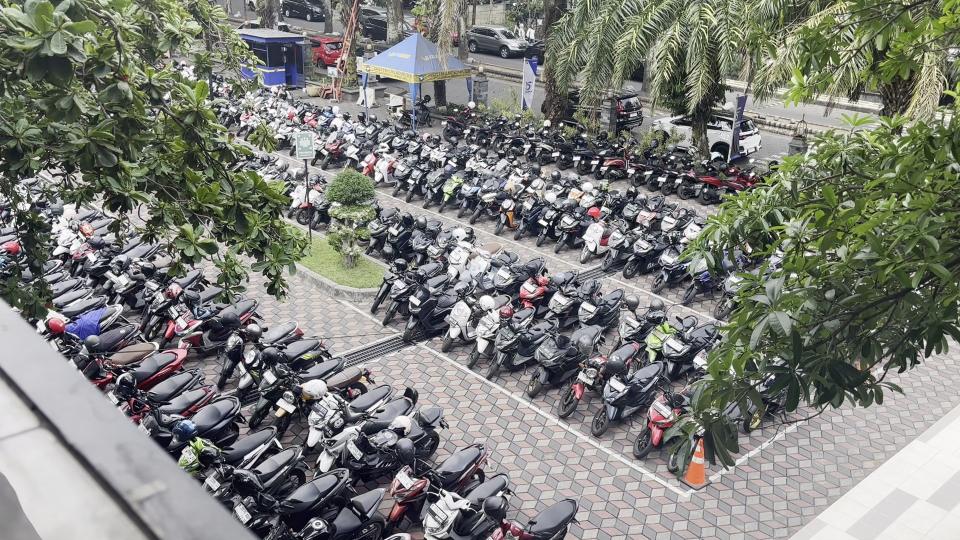
#> input picture data/annotations/references/20261103_morning_keiza.jpg, 1920 x 1080 px (shown at 1/2 size)
$ python -i train_rf_vs_xgb_v2.py   (imports and definitions only)   (older library calls are emulated)
#> lines starting #> are read from the running program, lines starting #| are printed output that depends on the picture
#> further down, picture is the input picture: shape (1080, 1920, 3); mean B, G, R 121.2, 127.2, 125.3
import json
import time
from pathlib import Path
import cv2
import joblib
import matplotlib
# [1 line not run here, left out]
import matplotlib.pyplot as plt
import numpy as np
import pandas as pd
from sklearn.ensemble import RandomForestClassifier
from xgboost import XGBClassifier

from train_rf_vs_xgb import apply_morphology, extract_pcd_features as extract_pcd_features_v1, predict_prob_map

DATA_DIR = Path("colab_export")
ROI_DIR = Path("data/annotations/roi")
REF_DIR = Path("data/annotations/references")
V1_DIR = Path("results/rf_vs_xgb")
OUT_DIR = Path("results/rf_vs_xgb_v2")
# [1 line not run here, left out]

BEV_SIZE = 600
FIT = 0.7

BEV_MAP = {
    "03-04-11-2026-afternoon-top-dinda": "20261104_afternoon_dinda",
    "04-04-11-2026-evening-top-keiza": "20261104_evening_keiza",
    "09-12-11-2026-morning-top-keiza": "20261112_morning_keiza",
    "08-10-11-2026-afternoon-rainy-top-tobi": "20261110_afternoonrain_tobi",
}

FEATURE_NAMES_V2 = [
    "H_shifted", "H_sin", "H_cos", "S", "V_clahe",
    "a_lab", "b_lab", "r_norm", "g_norm", "b_norm", "r_minus_b",
    "msr_v", "V_rel_31", "b_rel_31",
    "std_5", "std_11", "std_25", "std_11_a", "std_11_b", "std_11_S",
    "sobel_5", "sobel_15", "canny_11", "canny_21", "lap_11", "local_range_15",
]

CLAHE = cv2.createCLAHE(clipLimit=2.5, tileGridSize=(8, 8))
K_ELLIPSE_15 = cv2.getStructuringElement(cv2.MORPH_ELLIPSE, (15, 15))


def local_std(arr: np.ndarray, k: int) -> np.ndarray:
    """Compute local standard deviation over a k x k box window."""
    m = cv2.boxFilter(arr, -1, (k, k))
    m2 = cv2.boxFilter(arr * arr, -1, (k, k))
    return np.sqrt(np.maximum(m2 - m * m, 0.0))


def extract_pcd_features_v2(img_bgr: np.ndarray) -> np.ndarray:
    """Extract 26 occupancy-invariant, dusk-resilient classical PCD features."""
    hsv = cv2.cvtColor(img_bgr, cv2.COLOR_BGR2HSV)
#> hsv: shape (1080, 1920, 3); mean H, S, V 77.1, 41.9, 132.2
    h_raw = hsv[:, :, 0].astype(np.float32)
    h_shift = ((h_raw + 90.0) % 180.0) / 180.0
    h_rad = h_raw * (2.0 * np.pi / 180.0)
    h_sin = np.sin(h_rad)
    h_cos = np.cos(h_rad)

    s = hsv[:, :, 1].astype(np.float32) / 255.0
    v_raw = hsv[:, :, 2].astype(np.float32)
    v_clahe_u8 = cv2.medianBlur(CLAHE.apply(hsv[:, :, 2]), 5)
    v_clahe = v_clahe_u8.astype(np.float32) / 255.0

    # Purely chromatic Lab channels (exclude raw L_lab to avoid brightness shift)
    lab = cv2.cvtColor(img_bgr, cv2.COLOR_BGR2LAB).astype(np.float32) / 255.0
    a_lab, b_lab = lab[:, :, 1], lab[:, :, 2]

    # Normalized RGB chromaticity
    bgr_f = img_bgr.astype(np.float32)
    bgr_sum = bgr_f.sum(axis=2) + 1.0
    r_norm = bgr_f[:, :, 2] / bgr_sum
    g_norm = bgr_f[:, :, 1] / bgr_sum
    b_norm = bgr_f[:, :, 0] / bgr_sum
    r_minus_b = r_norm - b_norm

    # Multi-Scale Retinex on log(V+1) + local spatial contrast
    lv = np.log1p(v_raw)
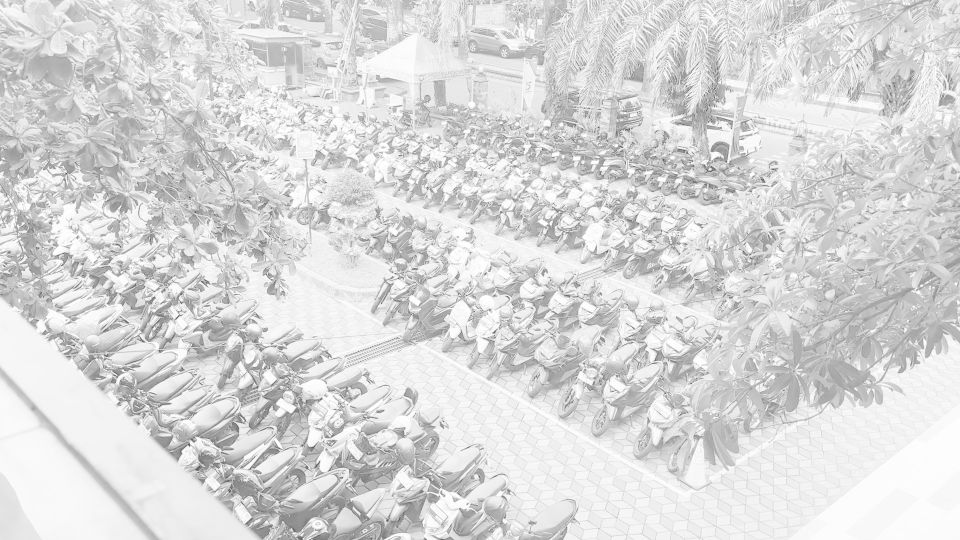
#> lv: shape (1080, 1920) float32 (shown at 1/2 size); min 0, max 5.55, mean 4.73; drawn with min black and max white
    msr_v = lv - (
        cv2.GaussianBlur(lv, (0, 0), 7)
        + cv2.GaussianBlur(lv, (0, 0), 21)
        + cv2.GaussianBlur(lv, (0, 0), 45)
    ) / 3.0
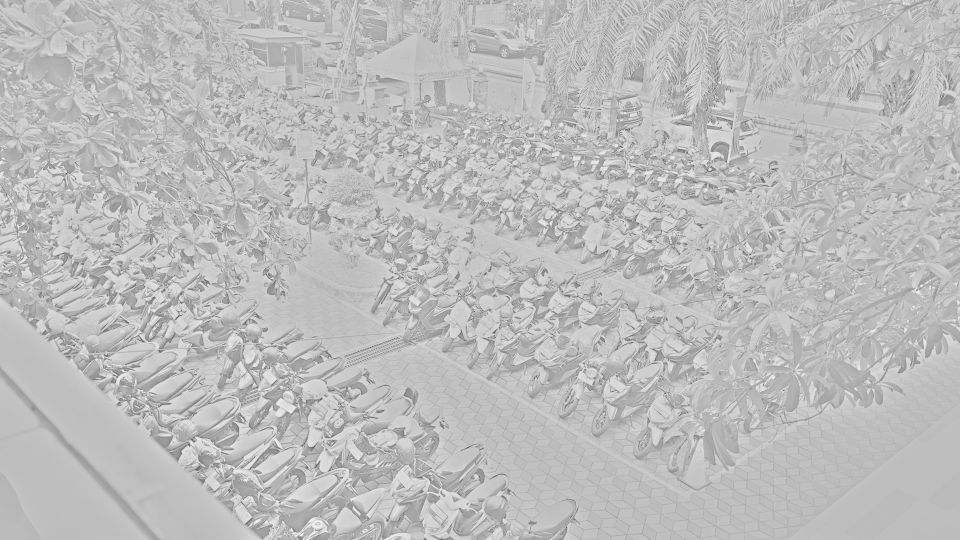
#> msr_v: shape (1080, 1920) float32 (shown at 1/2 size); min -4.94, max 1.73, mean -4.8e-06; drawn with min black and max white
    V_rel_31 = v_clahe - cv2.boxFilter(v_clahe, -1, (31, 31))
    b_rel_31 = b_lab - cv2.boxFilter(b_lab, -1, (31, 31))

    # Multi-scale texture on CLAHE V and chromaticity
    std_5 = local_std(v_clahe, 5)
    std_11 = local_std(v_clahe, 11)
    std_25 = local_std(v_clahe, 25)
    std_11_a = local_std(a_lab, 11)
    std_11_b = local_std(b_lab, 11)
#> in local_std (call 5), `m2 = cv2.boxFilter(arr * arr, -1, (k, k))`:
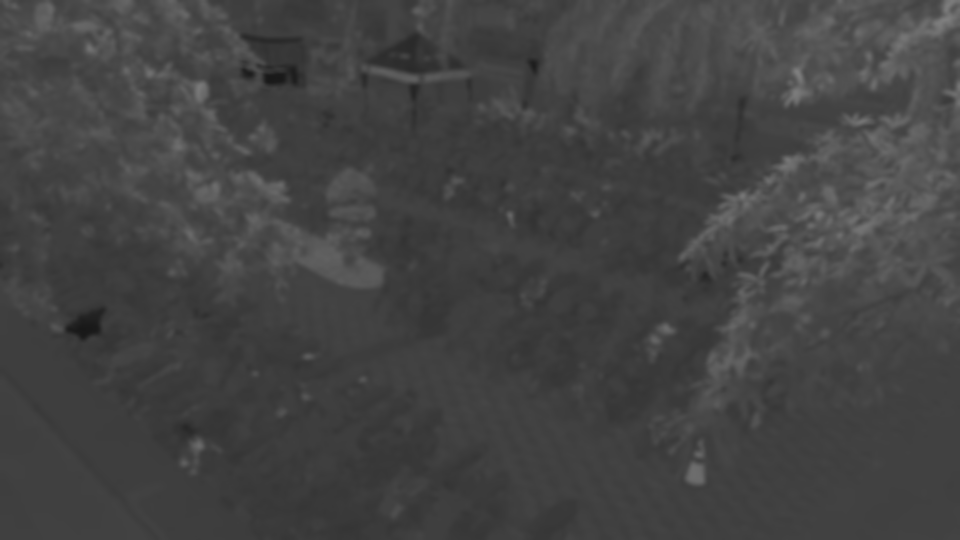
#> m2: shape (1080, 1920) float32 (shown at 1/2 size); min 0.0961, max 0.5, mean 0.266
    std_11_S = local_std(s, 11)

    # Gradient, edges, Laplacian & morphological local range
    gx = cv2.Sobel(v_clahe, cv2.CV_32F, 1, 0, ksize=3)
    gy = cv2.Sobel(v_clahe, cv2.CV_32F, 0, 1, ksize=3)
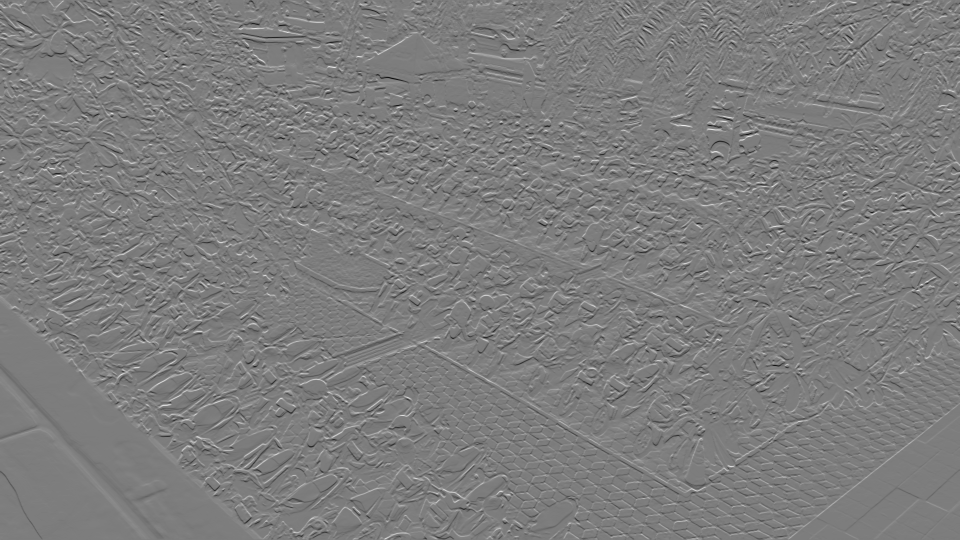
#> gy: shape (1080, 1920) float32 (shown at 1/2 size); min -3.39, max 3.49, mean 0.000561; drawn with min black and max white
    gmag = np.hypot(gx, gy)
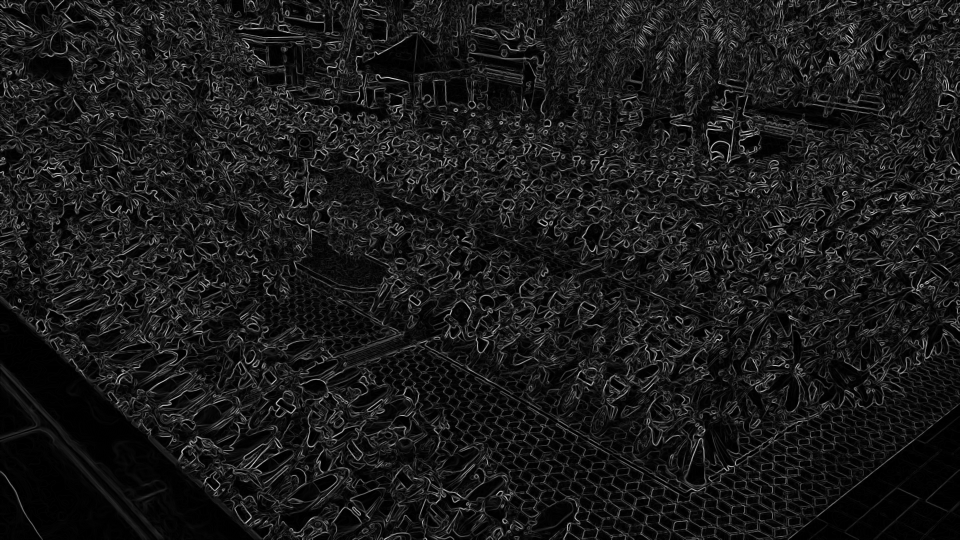
#> gmag: shape (1080, 1920) float32 (shown at 1/2 size); min 0, max 3.72, mean 0.382; drawn with min black and max white
    sobel_5 = cv2.boxFilter(gmag, -1, (5, 5))
    sobel_15 = cv2.boxFilter(gmag, -1, (15, 15))
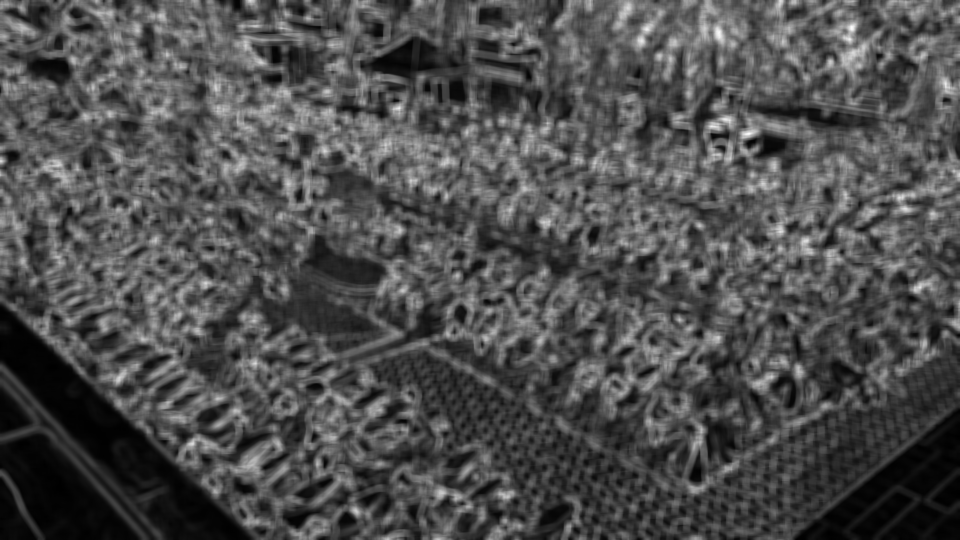
#> sobel_15: shape (1080, 1920) float32 (shown at 1/2 size); min 0.000823, max 1.24, mean 0.382; drawn with min black and max white

    edges = (cv2.Canny(v_clahe_u8, 60, 150) > 0).astype(np.float32)
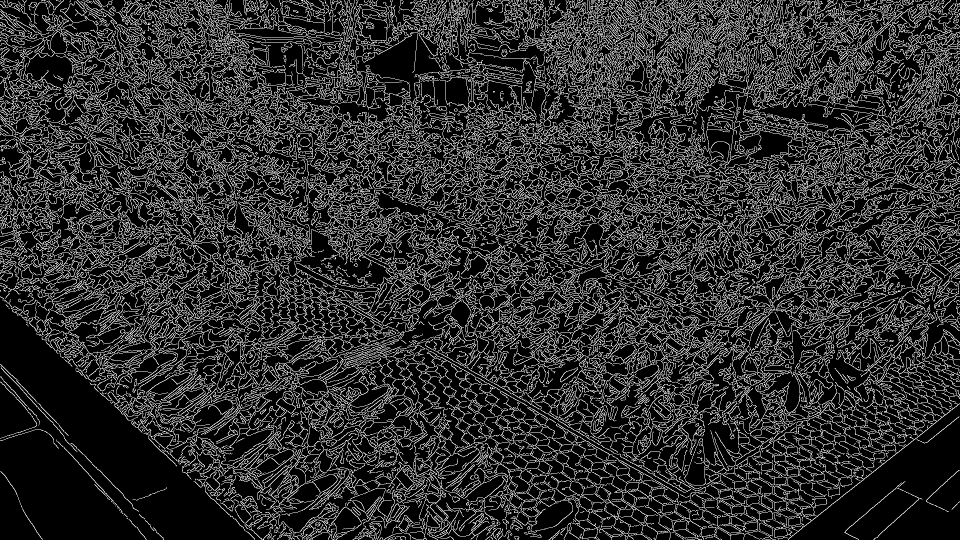
#> edges: shape (1080, 1920) float32 (shown at 1/2 size); values 0 (black) and 1 (white), 18.6% white in thin lines or dots
    canny_11 = cv2.boxFilter(edges, -1, (11, 11))
    canny_21 = cv2.boxFilter(edges, -1, (21, 21))

    lap = np.abs(cv2.Laplacian(v_clahe, cv2.CV_32F, ksize=3))
    lap_11 = cv2.boxFilter(lap, -1, (11, 11))

    local_range_15 = cv2.dilate(v_clahe, K_ELLIPSE_15) - cv2.erode(v_clahe, K_ELLIPSE_15)

    return np.stack([
        h_shift, h_sin, h_cos, s, v_clahe,
        a_lab, b_lab, r_norm, g_norm, b_norm, r_minus_b,
        msr_v, V_rel_31, b_rel_31,
        std_5, std_11, std_25, std_11_a, std_11_b, std_11_S,
        sobel_5, sobel_15, canny_11, canny_21, lap_11, local_range_15,
    ], axis=-1).astype(np.float32)


# [554 lines left out: functions synthesize_dusk, sample_pixels, build_augmented_samples, bev_homography, prepare_bev_geometries, compute_crop_to_bev and 10 more, not called in this run]


# [2 lines not run here, left out]

>>> import cv2
>>> picture = cv2.imread('data/annotations/references/20261103_morning_keiza.jpg')
>>> result = extract_pcd_features_v2(picture)

$ run again, on data/annotations/references/20261112_morning_keiza.jpg
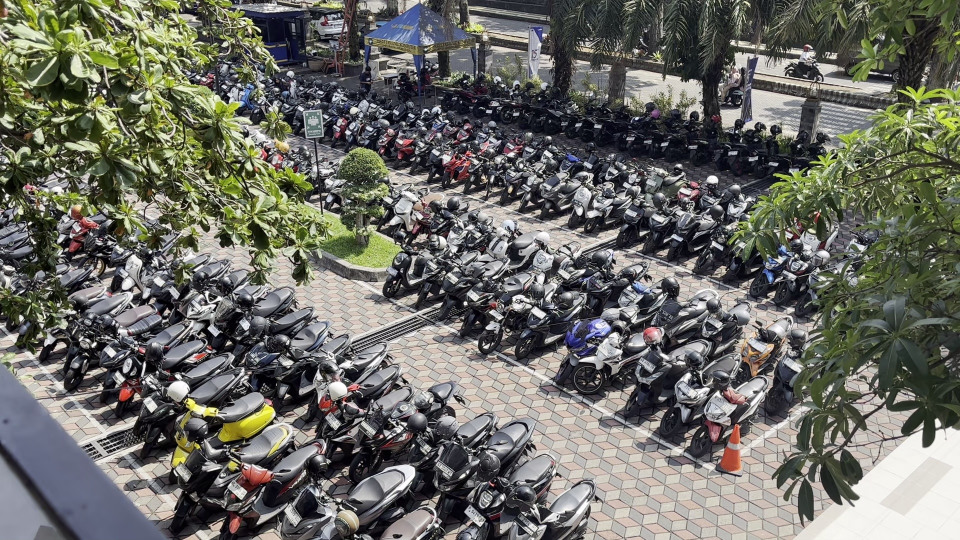
#> input picture data/annotations/references/20261112_morning_keiza.jpg, 1920 x 1080 px (shown at 1/2 size)
#> picture is the input picture: shape (1080, 1920, 3); mean B, G, R 100.2, 107.1, 107
#> hsv: shape (1080, 1920, 3); mean H, S, V 72.1, 52.8, 112.7
#> in local_std (call 6), `m = cv2.boxFilter(arr, -1, (k, k))`:
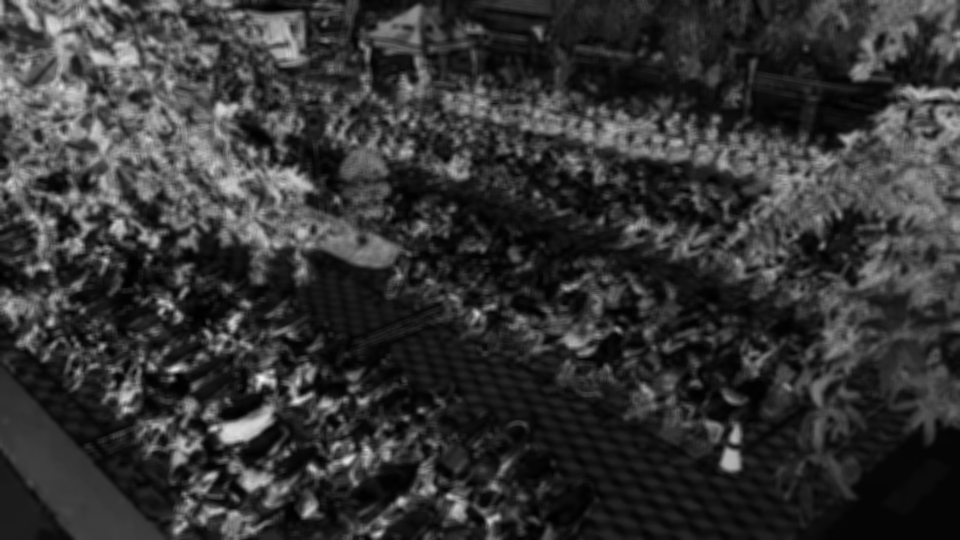
#> m: shape (1080, 1920) float32 (shown at 1/2 size); min 0, max 0.96, mean 0.207
#> in local_std (call 6), `m2 = cv2.boxFilter(arr * arr, -1, (k, k))`:
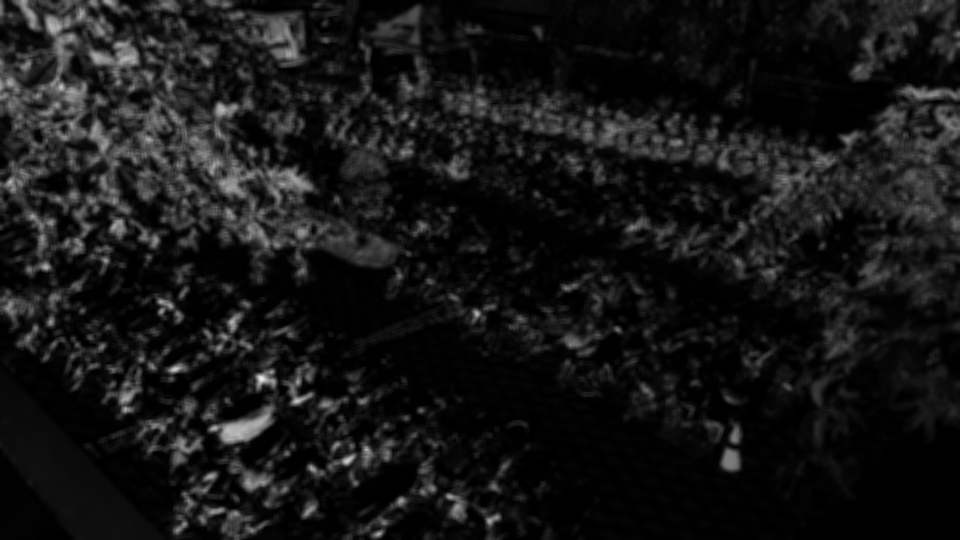
#> m2: shape (1080, 1920) float32 (shown at 1/2 size); min 0, max 0.929, mean 0.0869
